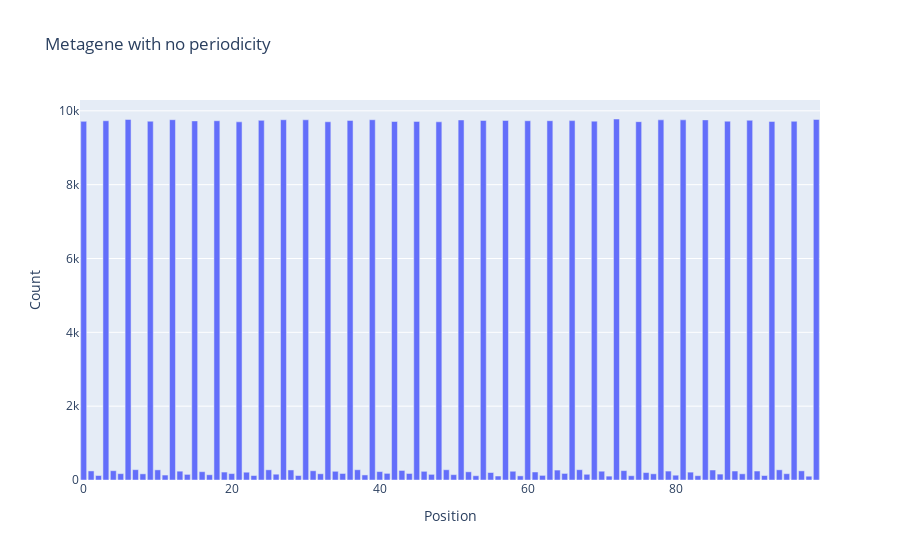

The code cell stored with this chart in its notebook:
### Code cell
# Get the positions and counts from the metagene dictionary
positions = list(metagene.keys())
counts = list(metagene.values())

# Create the bar plot
fig = go.Figure(data=go.Bar(x=positions, y=counts))

# Set the axis labels
fig.update_layout(xaxis_title='Position', yaxis_title='Count', title='Metagene with no periodicity')

# Show the plot
fig.show()

### Figure 1 — Plotly figure (JSON) as saved in the notebook; plotly's stock layout.template omitted (floating-point values rounded to 4 significant figures)
{"data": [{"type": "bar", "x": [0, 1, 2, 3, 4, 5, 6, 7, 8, 9, 10, 11, 12, 13, 14, 15, 16, 17, 18, 19, 20, 21, 22, 23, 24, 25, 26, 27, 28, 29, 30, 31, 32, 33, 34, 35, 36, 37, 38, 39, 40, 41, 42, 43, 44, 45, 46, 47, 48, 49, 50, 51, 52, 53, 54, 55, 56, 57, 58, 59, 60, 61, 62, 63, 64, 65, 66, 67, 68, 69, 70, 71, 72, 73, 74, 75, 76, 77, 78, 79, 80, 81, 82, 83, 84, 85, 86, 87, 88, 89, 90, 91, 92, 93, 94, 95, 96, 97, 98, 99], "y": [9715, 246, 121, 9731, 252, 172, 9766, 280, 167, 9719, 275, 134, 9760, 239, 152, 9727, 225, 142, 9732, 215, 174, 9702, 211, 121, 9742, 276, 157, 9759, 272, 121, 9757, 250, 169, 9704, 236, 177, 9741, 278, 137, 9759, 228, 180, 9711, 259, 177, 9714, 235, 153, 9703, 278, 145, 9753, 222, 116, 9740, 203, 108, 9740, 237, 112, 9732, 217, 125, 9733, 269, 178, 9735, 279, 155, 9721, 238, 105, 9779, 254, 116, 9707, 201, 168, 9756, 242, 130, 9756, 213, 117, 9755, 271, 160, 9720, 243, 168, 9745, 243, 121, 9713, 276, 171, 9717, 248, 103, 9767]}], "layout": {"title": {"text": "Metagene with no periodicity"}, "xaxis": {"title": {"text": "Position"}}, "yaxis": {"title": {"text": "Count"}}}}
